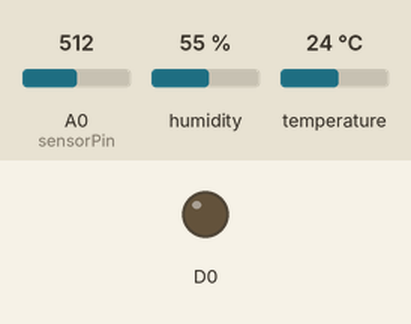
Bench run of a sketch on a simulated ESP8266 (NodeMCU). On the bench: output pins drawn as LEDs (lit = HIGH). Inputs (shaded band) come from the test bench; at power-on: humidity 55 %, A0 (sensorPin) = 512, temperature 24 °C. WiFi joins after 1.5 s; servers stay silent unless stated; what the sketch prints to the serial monitor is not drawn.

Above: at 3.7 s.
3.8 s: humidity set to 77 %
10.9 s: humidity set to 80 %
At 14.9 s:
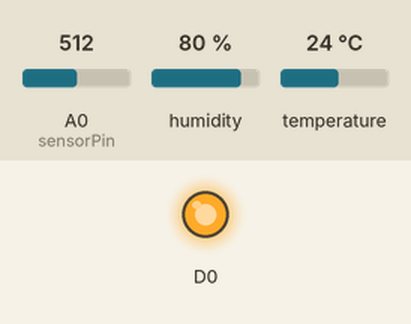
18.0 s: humidity set to 22 %
At 20.7 s:
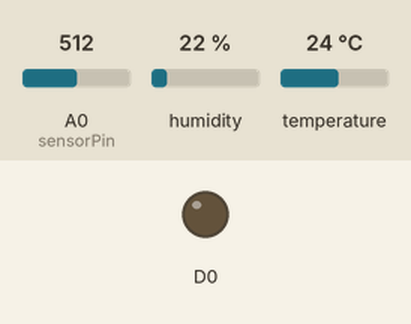
25.1 s: humidity set to 88 %
At 27.8 s:
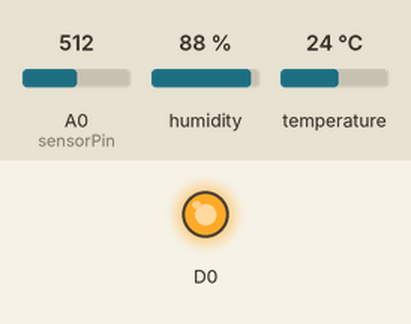
Timing chart, 0 to 29.3 s (numbered marks = the images above; inputs shaded):
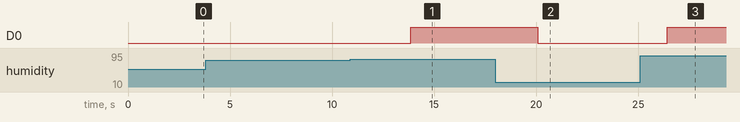

The sketch:

Whether_Station.ino
```cpp
#include <DHT.h> //  DHT.h library
#include <ESP8266WiFi.h> // ESP8266WiFi.h library
#define DHTPIN 2     // Digital pin connected to the DHT sensor
#define DHTTYPE DHT11   // DHT 11
int led = D0;
DHT dht(DHTPIN, DHTTYPE);
//above dor DHT11
//Below for LDR
int sensorPin = A0;//Pin For LDR
int sensorValue = 0;
//For ThingsSpeak
const char* ssid     = "iBall-Baton";// replace subscribe with your WiFi SSID(Name)
const char* password = "sagar1166";//replace with Your Wifi Password name
const char* host = "api.thingspeak.com";
const char* writeAPIKey = "LYV91JVB227ZPGVO"; //copy yout ThingSpeak channel API Key.

void setup() {
  pinMode(D0,OUTPUT);
  Serial.begin(115200);//Port fro Communication
  dht.begin();
  delay(1000);
 Serial.println("Connecting to ");
       Serial.println(ssid);
//  Connect to WiFi network
  WiFi.begin(ssid, password);
  while (WiFi.status() != WL_CONNECTED) {
    delay(500);
    Serial.print(".");
  }
   Serial.println("");
   Serial.println("WiFi connected");

   //above for Thing Speak
//Below for DHT11
  Serial.println(F("DHTxx test!"));
  pinMode(D0,OUTPUT);
  dht.begin();
}


void loop() {
 sensorValue = analogRead(sensorPin); // Reading Value for Sensor
 Serial.println(sensorValue);//printing
//Below DHT11
delay(5000);
  float Humidity = dht.readHumidity();
  float Tempreture = dht.readTemperature();
  float f = dht.readTemperature(true);

  if (isnan(Humidity) || isnan(Tempreture) || isnan(f)) {
    Serial.println(F("Failed to read from DHT sensor!"));
    return;
  }

if(sensorValue<400 or (Humidity)>78)
  {
   digitalWrite(D0,HIGH);
   Serial.println("LOW TEMPRATURE LOW LIGHT, TURNING LIGHT ON");
  }
  else{
    digitalWrite(D0,LOW);
    delay(100);
    Serial.print(F("Humidity: "));
    Serial.println(Humidity);
  }
//  // Compute heat index in Fahrenheit (the default)
//  float hif = dht.computeHeatIndex(f, h);
//  // Compute heat index in Celsius (isFahreheit = false)
//  float hic = dht.computeHeatIndex(t, h, false);

// make TCP connections
  WiFiClient client;
  const int httpPort = 80;
  if (!client.connect(host, httpPort)) {
    return;
  }

  String url = "/update?key=";
  url+="LYV91JVB227ZPGVO";
  url+="&field1=";
  url+=String(Tempreture);
  url+="&field2=";
  url+=String(Humidity);
  url+="&field3=";
  url+=String(sensorValue);
  url+="\r\n";

  // Request to the server
  client.print(String("GET ") + url + " HTTP/1.1\r\n" +
               "Host: " + host + "\r\n" +
               "Connection: close\r\n\r\n");
  Serial.print("Tempreture:");
  Serial.print(Tempreture);
  Serial.print("\n");
  Serial.print("Light:");
  Serial.println(sensorValue);
  Serial.print("\n");
  Serial.print("Humidity:");
  Serial.println(Humidity);
  Serial.println("Send to ThingSpeak.\n");
client.stop();
  Serial.println("Wait for 15 sec to update next datapack in thingSpeak");
    delay(1000);

}
```

Measured:
- the behaviour switches between 78 and 79 % on humidity (found by bisection; images 0 and 1)
- after the input at 3.8 s, every drawn part: stays the same
- after the input at 10.9 s, D0: LOW → HIGH after 3.0 s
- after the input at 18.0 s, D0: HIGH → LOW after 2.1 s
- after the input at 25.1 s, D0: LOW → HIGH after 1.3 s
